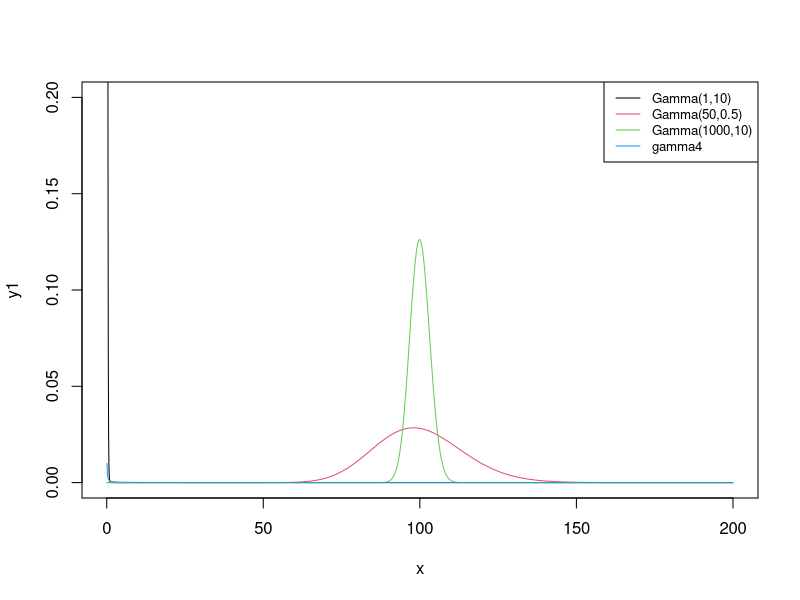

The R source for this figure:
x <- (1:2000)/10
y1 <- dgamma(x = x, 1, 10)
y2 <- dgamma(x = x, 50, 0.5)
y3 <- dgamma(x = x, 1000, 10)
y4 <- dgamma(x = x, .001, .001)

#pdf(file = 'my-gamma-plot.pdf')
plot(x, y1, type = 'l', ylim = c(0,0.2), )
lines(x, y2, type = 'l', col = 2)
lines(x, y3, type = 'l', col = 3)
lines(x, y4, type = 'l', col = 4)
legend("topright",
       legend = c('Gamma(1,10)', 'Gamma(50,0.5)', 'Gamma(1000,10)', 'gamma4'), 
       col = c(1:4),
       lty = 1, cex = 0.8)


dgamma(x = 100, 1, 10)
dgamma(x = 100, 1000, 10)
